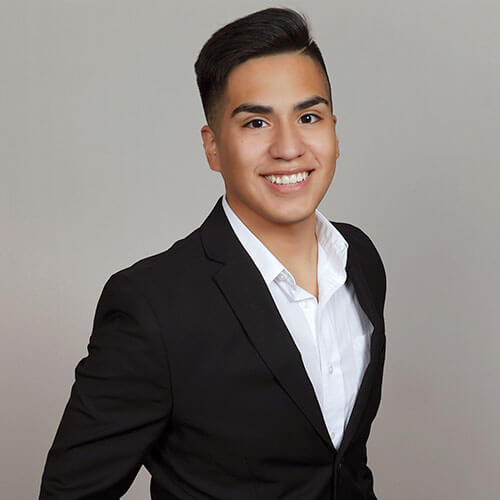
#> input picture images/reference1.jpg, 500 x 500 px
$ python face_recognizer.py
#> lines starting #> are read from the running program, lines starting #| are printed output that depends on the picture
import cv2
import numpy as np

# Load the Haar cascade file for face detection
face_cascade_path = 'haarcascade_frontalface_default.xml'
face_cascade = cv2.CascadeClassifier(face_cascade_path)


# Function to detect faces in an image
def detect_face(img, face_cascade):
    gray = cv2.cvtColor(img, cv2.COLOR_BGR2GRAY)
    faces = face_cascade.detectMultiScale(gray, scaleFactor=1.1, minNeighbors=5)
    if len(faces) == 0:
        return None, None
    (x, y, w, h) = faces[0]
    return gray[y:y + w, x:x + h], (x, y, w, h)


# Function to preprocess the face region
def preprocess_face(face):
    face = cv2.resize(face, (200, 200))
    face = cv2.equalizeHist(face)
    face = cv2.GaussianBlur(face, (3, 3), 0)
    return face


# Load and prepare the training data with hardcoded labels
def prepare_training_data():
    reference_images = {
        '05622cb8-10f8-408c-be00-27f399143e13': 'images/reference1.jpg',
        '6a4e54f6-1cc9-4325-813c-0eefb4cfd8c8': 'images/reference2.jpg',
        '6b78b698-44ea-471d-bded-dcb7320d9514': 'images/reference3.jpg',
        '7f4400d1-b625-44f0-9f87-92b1c1e7008a': 'images/reference4.jpg',
        '8dca9136-72a4-4c49-b276-a54e53707922': 'images/reference5.jpg',
        'b7db92b1-a166-46d0-931c-0c2f384c826c': 'images/reference6.jpg',
        'e921df44-cff0-4f60-b173-1fc49389852c': 'images/reference7.jpg'
    }

    faces = []
    labels = []
    label_map = {}

    for idx, (label, image_path) in enumerate(reference_images.items()):
        reference_image = cv2.imread(image_path)
        face, rect = detect_face(reference_image, face_cascade)
        if face is not None:
            face = preprocess_face(face)
            faces.append(face)
            labels.append(idx)
            label_map[idx] = label

    return faces, labels, label_map


# Train the LBPH face recognizer with adjusted parameters
def train_face_recognizer(faces, labels):
    face_recognizer = cv2.face.LBPHFaceRecognizer_create(radius=2, neighbors=8, grid_x=8, grid_y=8)
    face_recognizer.train(faces, np.array(labels))
    return face_recognizer


# Perform face recognition on a new image with a confidence threshold
def recognize_faces(face_recognizer, test_image_path, label_map, confidence_threshold=50.0):
    test_image = cv2.imread(test_image_path)
    gray = cv2.cvtColor(test_image, cv2.COLOR_BGR2GRAY)
    faces = face_cascade.detectMultiScale(gray, scaleFactor=1.1, minNeighbors=5)

    for (x, y, w, h) in faces:
        face_roi = gray[y:y + h, x:x + w]
        face_roi = preprocess_face(face_roi)
        label, confidence = face_recognizer.predict(face_roi)
        if confidence < confidence_threshold:
            return True, label_map[label]

    return False, None


def face_id_recognizer(image_path):
    faces, labels, label_map = prepare_training_data()
#> in prepare_training_data, reference_image is the input picture: shape (500, 500, 3); mean B, G, R 121.1, 124.9, 131.7
#> in detect_face, `gray = cv2.cvtColor(img, cv2.COLOR_BGR2GRAY)`:
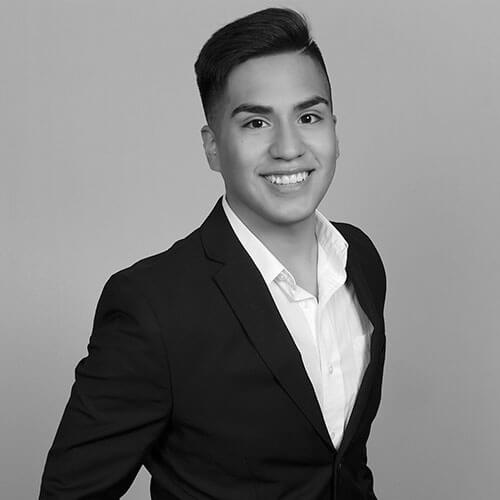
#> gray: shape (500, 500); min 0, max 255, mean 126.5
#> in detect_face, `faces = face_cascade.detectMultiScale(gray, scaleFactor=1.1, minNeighb..`: faces = [[214, 64, 139, 139]]
#> in detect_face, `(x, y, w, h) = faces[0]`: x = 214; y = 64; w = 139
#> in prepare_training_data, `face, rect = detect_face(reference_image, face_cascade)`:
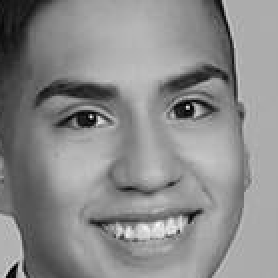
#> face: shape (139, 139) (shown 2 times larger); min 0, max 253, mean 138.7
#> in prepare_training_data, `face, rect = detect_face(reference_image, face_cascade)`: rect = (214, 64, 139, 139)
#> in preprocess_face, `face = cv2.equalizeHist(face)`:
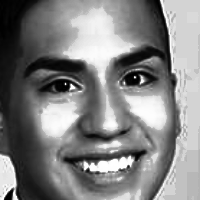
#> face: shape (200, 200); min 0, max 255, mean 129.3

    face_recognizer = train_face_recognizer(faces, labels)

    return recognize_faces(face_recognizer, image_path, label_map, confidence_threshold=82.0)


if __name__ == "__main__":
    test_image_path = 'images/test1.jpg'

#> (the run stopped early here; a loop or call above may not have finished)
